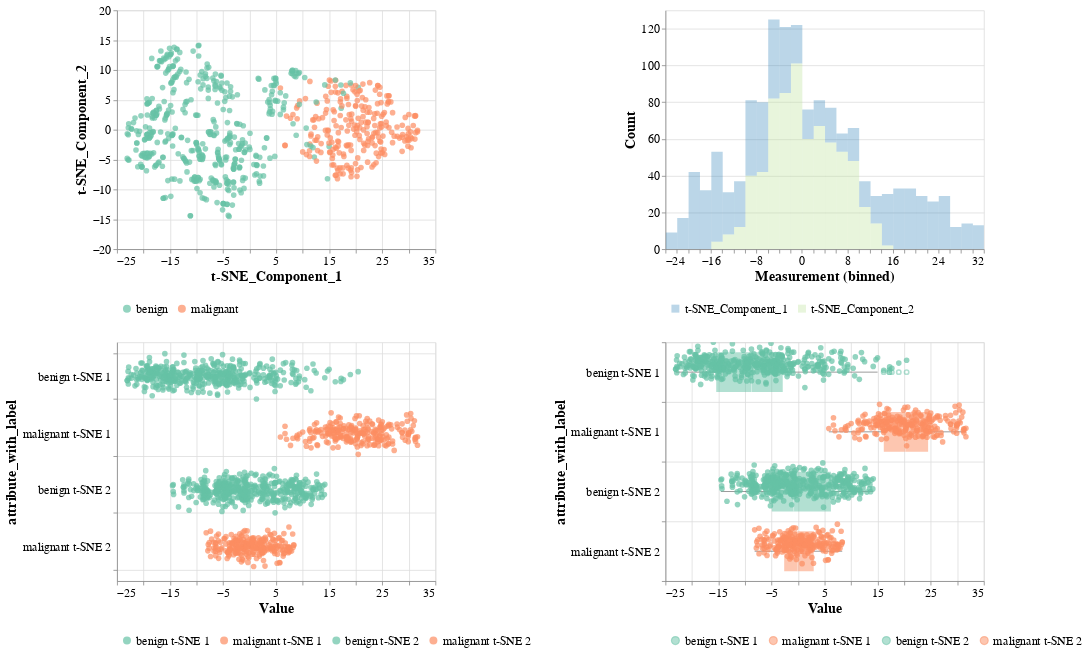

Notebook cell for this chart:
### Code cell
combined_chart.configure_title(
    fontSize=18
).configure_axis(
    labelFontSize=15,
    titleFontSize=18
).configure_legend(
    labelFontSize=15,
    titleFontSize=18,
    orient="bottom", title=None, padding=5, labelLimit=200, 
    # columns=3
)

### Figure 1 — Vega-Lite specification as saved in the notebook (floating-point values rounded to 4 significant figures; data arrays with more than 128 entries replaced by an {"elided": "..."} marker saying what was removed)
{"config": {"view": {"continuousWidth": 300, "continuousHeight": 300}, "axis": {"labelFontSize": 15, "titleFontSize": 18}, "legend": {"labelFontSize": 15, "labelLimit": 200, "orient": "bottom", "padding": 5, "title": null, "titleFontSize": 18}, "title": {"fontSize": 18}}, "hconcat": [{"vconcat": [{"mark": {"type": "circle", "size": 50}, "encoding": {"color": {"condition": {"param": "param_1", "field": "Class2", "scale": {"domain": ["benign", "malignant"], "range": ["#66c2a5", "#fc8d62"]}, "type": "nominal"}, "value": "lightgray"}, "x": {"field": "t-SNE_Component_1", "type": "quantitative"}, "y": {"field": "t-SNE_Component_2", "type": "quantitative"}}, "height": 300, "name": "view_3", "width": 400}, {"mark": {"type": "circle", "size": 50}, "encoding": {"color": {"condition": {"param": "param_1", "field": "attribute_with_label", "scale": {"domain": ["benign t-SNE 1", "malignant t-SNE 1", "benign t-SNE 2", "malignant t-SNE 2"], "range": ["#66c2a5", "#fc8d62", "#66c2a5", "#fc8d62"]}, "sort": ["benign t-SNE 1", "malignant t-SNE 1", "benign t-SNE 2", "malignant t-SNE 2"], "type": "nominal"}, "value": "lightgray"}, "x": {"field": "Value", "type": "quantitative"}, "y": {"axis": {"grid": true, "tickBand": "extent"}, "field": "attribute_with_label", "sort": ["benign t-SNE 1", "malignant t-SNE 1", "benign t-SNE 2", "malignant t-SNE 2"], "type": "nominal"}, "yOffset": {"field": "jitter", "type": "quantitative"}}, "height": 300, "name": "view_4", "transform": [{"fold": ["t-SNE_Component_1", "t-SNE_Component_2"], "as": ["Component", "Value"]}, {"calculate": "datum.Class2 + \" \" + (datum.Component == \"t-SNE_Component_1\" ? \"t-SNE 1\" : \"t-SNE 2\")", "as": "attribute_with_label"}, {"calculate": "sqrt(-2*log(random()))*cos(2*PI*random())", "as": "jitter"}, {"filter": {"param": "param_1"}}], "width": 400}], "resolve": {"scale": {"color": "independent"}}}, {"vconcat": [{"mark": {"type": "bar", "binSpacing": 0, "opacity": 0.3}, "encoding": {"color": {"field": "Experiment", "scale": {"domain": ["t-SNE_Component_1", "t-SNE_Component_2"], "range": ["#1f78b4", "#b2df8a"]}, "sort": ["t-SNE_Component_1", "t-SNE_Component_2"], "type": "nominal"}, "x": {"bin": {"maxbins": 50}, "field": "Measurement", "type": "quantitative"}, "y": {"aggregate": "count", "title": "Count", "type": "quantitative"}}, "height": 300, "name": "view_5", "transform": [{"fold": ["t-SNE_Component_1", "t-SNE_Component_2"], "as": ["Experiment", "Measurement"]}, {"filter": {"param": "param_1"}}], "width": 400}, {"layer": [{"mark": {"type": "boxplot", "opacity": 0.5, "size": 50}, "encoding": {"color": {"field": "attribute_with_label", "scale": {"domain": ["benign t-SNE 1", "malignant t-SNE 1", "benign t-SNE 2", "malignant t-SNE 2"], "range": ["#66c2a5", "#fc8d62", "#66c2a5", "#fc8d62"]}, "sort": ["benign t-SNE 1", "malignant t-SNE 1", "benign t-SNE 2", "malignant t-SNE 2"], "type": "nominal"}, "x": {"field": "Value", "type": "quantitative"}, "y": {"axis": {"grid": true, "tickBand": "extent"}, "field": "attribute_with_label", "sort": ["benign t-SNE 1", "malignant t-SNE 1", "benign t-SNE 2", "malignant t-SNE 2"], "type": "nominal"}}, "transform": [{"fold": ["t-SNE_Component_1", "t-SNE_Component_2"], "as": ["Component", "Value"]}, {"calculate": "datum.Class2 + \" \" + (datum.Component == \"t-SNE_Component_1\" ? \"t-SNE 1\" : \"t-SNE 2\")", "as": "attribute_with_label"}, {"filter": {"param": "param_1"}}]}, {"mark": {"type": "circle", "size": 50}, "encoding": {"color": {"condition": {"param": "param_1", "field": "attribute_with_label", "scale": {"domain": ["benign t-SNE 1", "malignant t-SNE 1", "benign t-SNE 2", "malignant t-SNE 2"], "range": ["#66c2a5", "#fc8d62", "#66c2a5", "#fc8d62"]}, "sort": ["benign t-SNE 1", "malignant t-SNE 1", "benign t-SNE 2", "malignant t-SNE 2"], "type": "nominal"}, "value": "lightgray"}, "x": {"field": "Value", "type": "quantitative"}, "y": {"axis": {"grid": true, "tickBand": "extent"}, "field": "attribute_with_label", "sort": ["benign t-SNE 1", "malignant t-SNE 1", "benign t-SNE 2", "malignant t-SNE 2"], "type": "nominal"}, "yOffset": {"field": "jitter", "type": "quantitative"}}, "name": "view_1", "transform": [{"fold": ["t-SNE_Component_1", "t-SNE_Component_2"], "as": ["Component", "Value"]}, {"calculate": "datum.Class2 + \" \" + (datum.Component == \"t-SNE_Component_1\" ? \"t-SNE 1\" : \"t-SNE 2\")", "as": "attribute_with_label"}, {"calculate": "sqrt(-2*log(random()))*cos(2*PI*random())", "as": "jitter"}, {"filter": {"param": "param_1"}}]}], "height": 300, "width": 400}], "resolve": {"scale": {"color": "independent"}}}], "data": {"name": "data-2b8a4a910fbeea07d271245c2b64b3fe"}, "params": [{"name": "param_1", "select": {"type": "interval", "encodings": ["x", "y"]}, "views": ["view_3"]}, {"name": "param_2", "select": {"type": "interval", "encodings": ["x", "y"]}, "bind": "scales", "views": ["view_4", "view_1"]}, {"name": "param_4", "select": {"type": "interval", "encodings": ["x", "y"]}, "bind": "scales", "views": ["view_5"]}], "resolve": {"scale": {"color": "independent"}}, "$schema": "https://vega.github.io/schema/vega-lite/v5.20.1.json", "datasets": {"data-2b8a4a910fbeea07d271245c2b64b3fe": {"elided": "699 records"}}}
